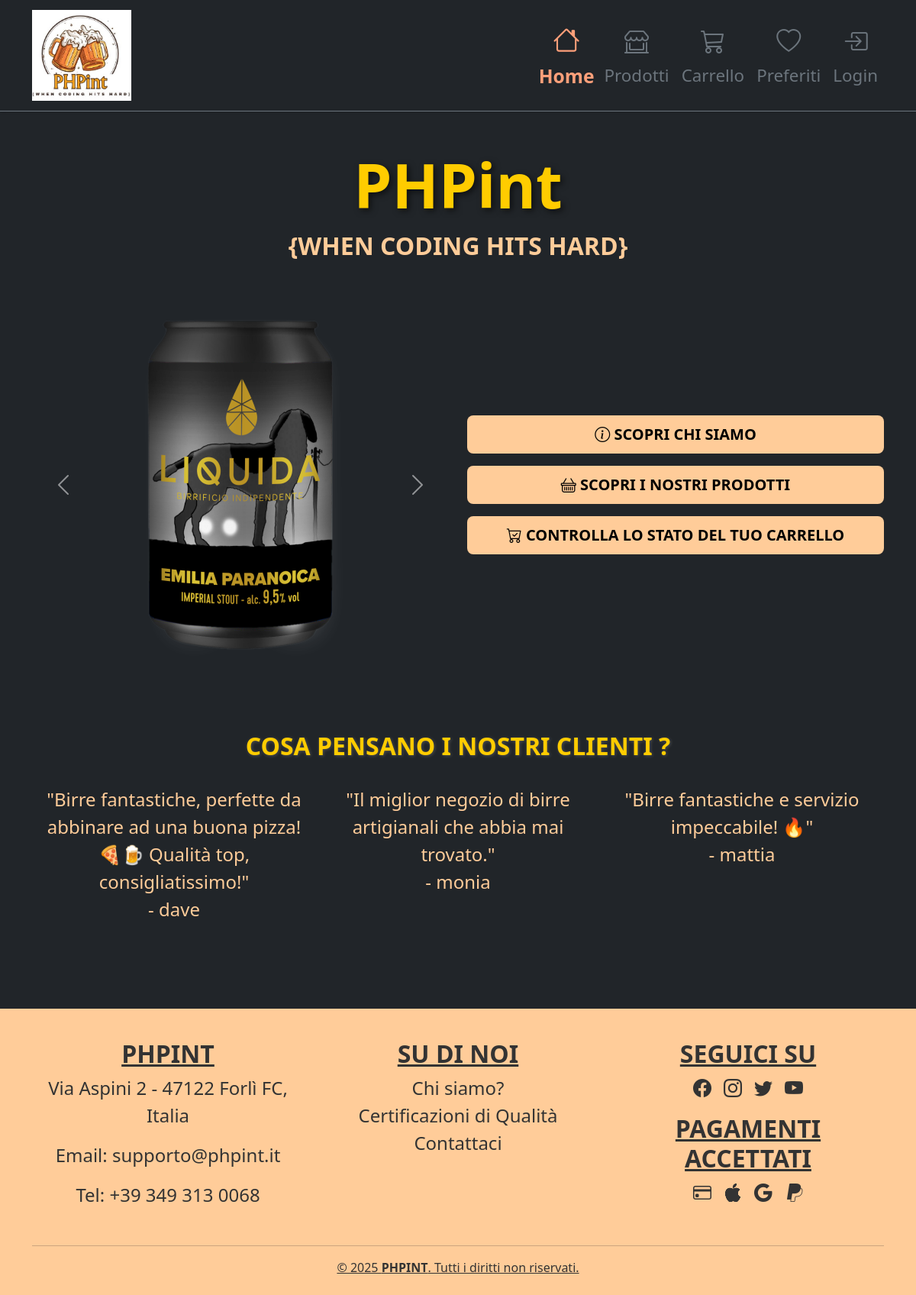
The page /homepage.php on the database its author committed.
### tables this page shows
CREATE TABLE PRODOTTO (
    codProdotto INT NOT NULL,
    codInfo INT NOT NULL,
    nome VARCHAR(100) NOT NULL,
    alc DECIMAL(5, 2),
    descrizione TEXT,
    listaIngredienti TEXT,
    prezzo DECIMAL(10, 2) NOT NULL,
    quantitaMagazzino INT NOT NULL,
    immagine VARCHAR(255),
    glutenFree BOOLEAN NOT NULL DEFAULT FALSE,
    CONSTRAINT ID_PRODOTTO_ID PRIMARY KEY (codProdotto),
    CONSTRAINT SID_PRODO_INFO__ID UNIQUE (codInfo)
);

CREATE TABLE RECENSIONE (
    codRecensione INT NOT NULL,
    valutazione INT NOT NULL CHECK (valutazione BETWEEN 1 AND 5),
    testo TEXT,
    codProdotto INT NOT NULL,
    username VARCHAR(50) NOT NULL,
    CONSTRAINT ID_RECENSIONE_ID PRIMARY KEY (codRecensione)
);

### homepage.php (called while the page is built)
<?php
require_once 'bootstrap.php';
$templateParams["titolo"] = "PHPint - Home";
$templateParams["nome"] = "home.php";
$templateParams["birre"] = $dbh->getAllBeers();
$templateParams["recensioni"] = $dbh->getRandomReviews(3);
require 'template/base.php';
?>

### db/database.php (called while the page is built, shortened)
<?php
class DatabaseHelper
{
    private $db;
    public function __construct($servername, $username, $password, $dbname, $port)
    {
        $this->db = new mysqli($servername, $username, $password, $dbname, $port);
    }
    public function getAllBeers()
    {
        $query = "SELECT * FROM PRODOTTO";
        $stmt = $this->db->prepare($query);
        $stmt->execute();
        $result = $stmt->get_result();
        return $result->fetch_all(MYSQLI_ASSOC);
    }
    public function getRandomReviews($num)
    {
        $query = "SELECT * FROM RECENSIONE ORDER BY RAND() LIMIT ?";
        $stmt = $this->db->prepare($query);
        $stmt->bind_param("i", $num);
        $stmt->execute();
        return $stmt->get_result()->fetch_all(MYSQLI_ASSOC);
    }
}

### bootstrap.php (called while the page is built, shortened)
<?php
require_once("utils/functions.php");
require_once("db/database.php");
$dbh = new DatabaseHelper("localhost", "root", "", "er_2phpint", 3306);

### template/home.php (the view, shortened to what this page needs)
<main>
    <div class="container py-5">
        <div class="main-title text-center mb-5">
            <h1 class="display-1 fw-bold text-center">PHPint</h1>
            <p class="fs-2 fw-bold text-center">{WHEN CODING HITS HARD}</p>
        </div>
        <div class="row align-items-center">
            <div class="col-md-6 text-center mb-4 mb-md-0">
                <div id="beerCarousel" class="carousel slide" data-bs-ride="carousel" data-bs-interval="3000">
                    <div class="carousel-inner">
                        <?php foreach ($templateParams["birre"] as $index => $birra): ?>
                            <div class="carousel-item <?php echo $index === 0 ? 'active' : ''; ?>">
                                <img src="img/beers/<?php echo $birra["immagine"]; ?>" class="d-block img-fluid rounded"
                                    alt="<?php echo $birra["nome"]; ?>">
                            </div>
                        <?php endforeach; ?>
                    </div>
                    <button class="carousel-control-prev" type="button" data-bs-target="#beerCarousel"
                        data-bs-slide="prev">
                        <span class="carousel-control-prev-icon" aria-hidden="true"></span>
                    </button>
                    <button class="carousel-control-next" type="button" data-bs-target="#beerCarousel"
                        data-bs-slide="next">
                        <span class="carousel-control-next-icon" aria-hidden="true"></span>
                    </button>
                </div>
            </div>
            <div class="col-md-6">
                <div class="d-grid gap-3">
                    <a href="paginainformativa.php" class="btn btn-custom btn-lg fw-bold">
                        <em class="bi bi-info-circle"></em> SCOPRI CHI SIAMO
                    </a>
                    <a <?php isActive("catalogo_prodotti.php"); ?> href="catalogo_prodotti.php"
                        class="btn btn-custom btn-lg fw-bold">
                        <em class="bi bi-basket"></em> SCOPRI I NOSTRI PRODOTTI
                    </a>
                    <?php if (!isset($_SESSION['username']) || $_SESSION['username'] != $_SESSION['venditore']['username']): ?>
                        <a <?php isActive("carrello.php"); ?> href="carrello.php" class="btn btn-custom btn-lg fw-bold">
                            <em class="bi bi-cart-check"></em> CONTROLLA LO STATO DEL TUO CARRELLO
                        </a>
                    <?php endif; ?>
                </div>
            </div>
        </div>
        <section class="bg-dark py-5">
            <div class="container text-center">
                <h2>COSA PENSANO I NOSTRI CLIENTI ?</h2>
                <div class="row g-4">
                    <?php foreach ($templateParams["recensioni"] as $recensione): ?>
                        <div class="col-md-4">
                            <p>"<?php echo $recensione["testo"]; ?>"
                                <br />- <?php echo $recensione["username"]; ?>
                            </p>
                        </div>
                    <?php endforeach; ?>
                </div>
            </div>
        </section>
    </div>
    <link href="css/carousel_style.css" rel="stylesheet">
</main>

### css/base_style.css (style rules this page uses)
body { display: flex; flex-direction: column; color: #FFCC99; min-height: 100vh; margin: 0; background-color: #333333; }
main, main label { flex-grow: 1; color: #FFCC99; }
body main h1 { font-size: 3rem; font-weight: bold; text-shadow: 3px 3px 8px rgba(0, 0, 0, 0.6); color: #ffcc00; line-height: 1.2; }
body main h2 { text-shadow: 1px 1px 4px rgba(255, 255, 255, 0.2); margin-bottom: 2rem; color: #ffcc00; font-weight: bold; }
body p, body a { display: inline-flex; flex-direction: column; align-items: center; justify-content: center; font-size: 1.5rem; color: #FFCC99; }
.btn-custom { background-color: #FFCC99; color: #000; border: 2px solid transparent; transition: background-color 0.3s ease, transform 0.2s ease; }

### css/carousel_style.css (style rules this page uses)
.carousel-inner { position: relative; overflow: hidden; }
.carousel-inner img { width: 100%; height: auto; max-height: 450px; object-fit: contain; border-radius: 8px; }
.carousel-item { display: none; position: absolute; top: 0; left: 0; width: 100%; height: 100%; transition: opacity 0.6s ease-in-out, transform 0.6s ease-in-out; opacity: 0; z-index: 0; }
.carousel-item.active { display: block; position: relative; opacity: 1; z-index: 1; }
section.bg-dark { margin-top: 50px; }

### rows shown on the page
prodotto: immagine (picture)
recensione: testo "Birre fantastiche, perfette da abbinare ad una buona pizza! 🍕🍺 Qualità top, consigliatissimo!", username "dave"
recensione: testo "Il miglior negozio di birre artigianali che abbia mai trovato.", username "monia"
recensione: testo "Birre fantastiche e servizio impeccabile! 🔥", username "mattia"
